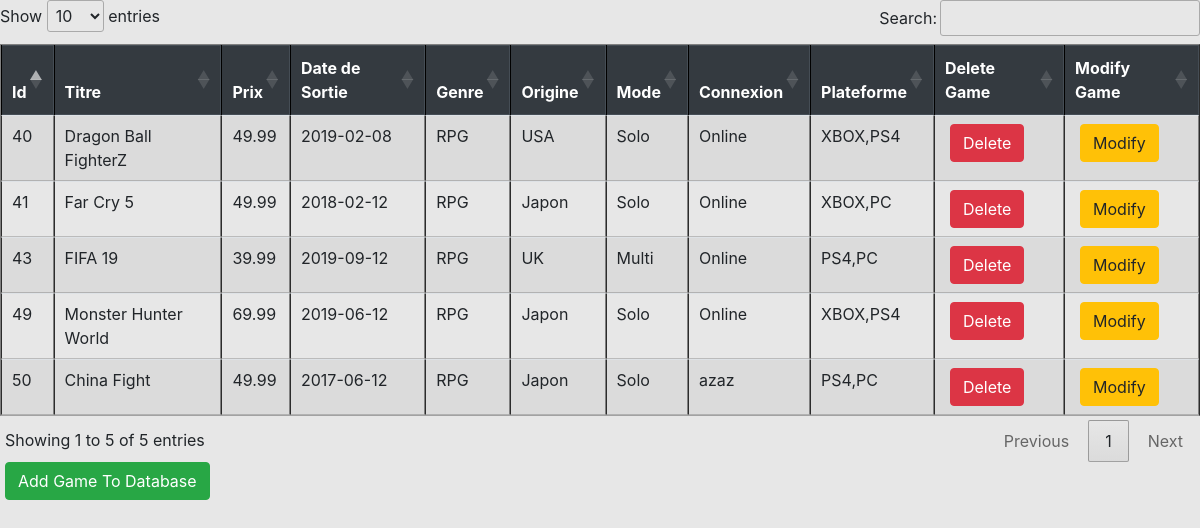
The page / on the database its author committed.
### tables this page shows
CREATE TABLE `jeuxvideo` (
  `Id` int(11) NOT NULL,
  `Titre` varchar(255) NOT NULL,
  `Prix (Euros)` float NOT NULL,
  `Date de Sortie` date NOT NULL,
  `Genre` varchar(255) NOT NULL,
  `Origine` varchar(255) NOT NULL,
  `Mode` varchar(255) NOT NULL,
  `Connexion` varchar(255) NOT NULL,
  `Plateforme` varchar(255) NOT NULL
);

### tableData.php (the view)
<?php
require_once("connection.php");
$sql = "SELECT * FROM jeuxvideo";
$result = $conn->prepare($sql);
$request = $result->execute();
echo "<table border='1' id='myTable'>";
echo "<thead><tr><th>Id</th><th>Titre</th><th>Prix<th>Date de Sortie</th><th>Genre</th><th>Origine</th><th>Mode</th><th>Connexion</th><th>Plateforme</th><th>Delete Game</th><th>Modify Game</th></tr></thead>\n";
while ($row = $result->fetch(PDO::FETCH_ASSOC)) {
    echo "<tr>";
    foreach ($row as $key => $value) {
        echo "<td>$value</td>";
    }
    echo "<td><a class='btn btn-danger btn-md' href='deletedata.php?id=".$row['Id']."'>Delete</a></td>";
    echo "<td><a class='btn btn-warning btn-modal btn-md' href='modifydata.php?id=".$row['Id']."'>Modify</a></td>";
    echo "</tr>";
}
echo "</table>";

### index.php (shortened to what this page needs)
<!DOCTYPE html>
<html lang="en">
<head>
    <link rel="stylesheet" href="https://stackpath.bootstrapcdn.com/bootstrap/4.3.1/css/bootstrap.min.css">
    <link rel="stylesheet" href="style.css">
    <link rel="stylesheet" type="text/css" href="https://cdn.datatables.net/1.10.19/css/jquery.dataTables.css">
</head>
<body>
    <?php include("tableData.php") ?>
    <button class="btn btn-success" id="modal-btn" data-toggle="modal" data-target="#my-modal">Add Game To Database</button>
</body>
</html>

### style.css (style rules this page uses)
body { background-color: rgb(231, 231, 231); }
.btn { max-height: 38px; margin-left: 5px; }

### rows shown on the page
jeuxvideo: Id "40", Titre "Dragon Ball FighterZ", value "49.99", Date de Sortie "2019-02-08", Genre "RPG", Origine "USA", Mode "Solo", Connexion "Online", Plateforme "XBOX,PS4"
jeuxvideo: Id "41", Titre "Far Cry 5", value "49.99", Date de Sortie "2018-02-12", Genre "RPG", Origine "Japon", Mode "Solo", Connexion "Online", Plateforme "XBOX,PC"
jeuxvideo: Id "43", Titre "FIFA 19", value "39.99", Date de Sortie "2019-09-12", Genre "RPG", Origine "UK", Mode "Multi", Connexion "Online", Plateforme "PS4,PC"
jeuxvideo: Id "49", Titre "Monster Hunter World", value "69.99", Date de Sortie "2019-06-12", Genre "RPG", Origine "Japon", Mode "Solo", Connexion "Online", Plateforme "XBOX,PS4"
jeuxvideo: Id "50", Titre "China Fight", value "49.99", Date de Sortie "2017-06-12", Genre "RPG", Origine "Japon", Mode "Solo", Connexion "azaz", Plateforme "PS4,PC"
